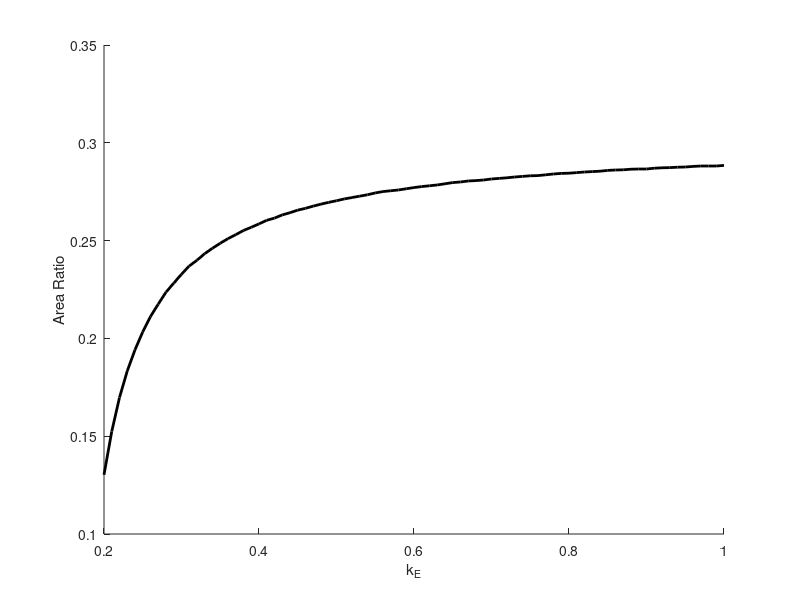

MATLAB code for this plot:
% Plot figure 6d, kE vs area ratio

clear all
load areadata

% Plot the ratio of the computed area to the rectangle of dimensions
% 0.1x0.1 that the boundaries are computed in. That way units don't matter
% and it's less arbitrarily dependent on some of the parameters.
figure; plot(kEvec,areavec/0.01,'k','LineWidth',2);
xlabel('k_E')
ylabel('Area Ratio')
box off